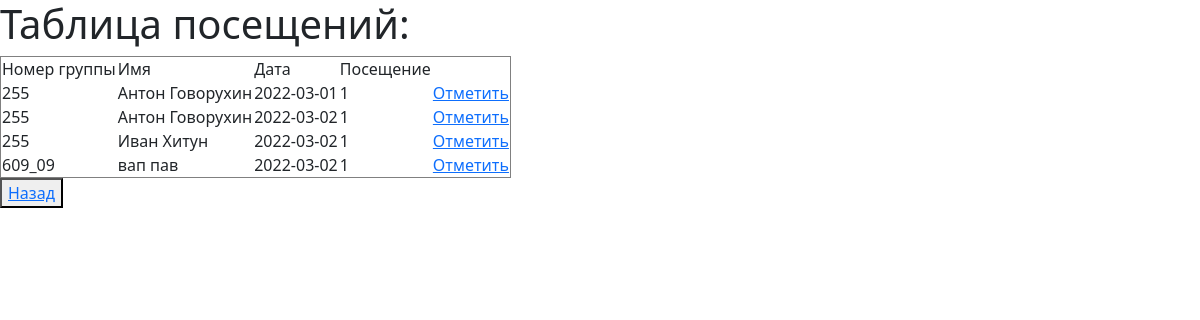
The page /visit_show.php (signed in) on the database its author committed.
### tables this page shows
CREATE TABLE `class` (
  `id` int(10) UNSIGNED NOT NULL COMMENT 'ID',
  `class` varchar(255) NOT NULL COMMENT 'Группа',
  `id_user` int(10) UNSIGNED NOT NULL COMMENT 'ID пользователя'
);

CREATE TABLE `children` (
  `id` int(10) UNSIGNED NOT NULL COMMENT 'ID',
  `first_name_child` varchar(255) NOT NULL COMMENT 'Имя',
  `last_name_child` varchar(255) NOT NULL COMMENT 'Фамилия',
  `birthday` date NOT NULL COMMENT 'Дата рождения',
  `picture_url` text NOT NULL COMMENT 'Ссылка на изображение',
  `id_class` int(10) UNSIGNED NOT NULL COMMENT 'ID группы'
);

CREATE TABLE `visit` (
  `id` int(10) UNSIGNED NOT NULL COMMENT 'ID',
  `date` date NOT NULL COMMENT 'Дата',
  `visit` tinyint(1) NOT NULL DEFAULT 0 COMMENT 'Посещение',
  `id_children` int(10) UNSIGNED NOT NULL COMMENT 'ID ребёнка'
);

### visit_show.php (the view, shortened to what this page needs)
<?php
require "dbconnect.php";
?>
<link href="https://cdn.jsdelivr.net/npm/bootstrap@5.1.3/dist/css/bootstrap.min.css" rel="stylesheet">
<h1>Таблица посещений:</h1>
<table border='1'>
    <?php
    if ($_GET['class_show'] == NULL and $_GET['child_show'] == NULL and $_GET['date_show'] == NULL)
    {
        $result_visit = $conn->query("SELECT *, visit.id AS id_visit FROM class, children, visit WHERE class.id_user=". $_SESSION['id'].
        " AND children.id_class= class.id AND visit.id_children = children.id");
    }
    elseif ($_GET['class_show'] != NULL and $_GET['child_show'] == NULL and $_GET['date_show'] == NULL)
    {
        $result_visit = $conn->query("SELECT *, visit.id AS id_visit FROM class, children, visit WHERE class.id =".$_GET['class_show'].
            " AND children.id_class= class.id AND visit.id_children = children.id");
    }
    elseif ($_GET['class_show'] != NULL and $_GET['child_show'] != NULL and $_GET['date_show'] == NULL)
    {
        $result_visit = $conn->query("SELECT *, visit.id AS id_visit FROM class, children, visit WHERE class.id =".$_GET['class_show'].
            " AND children.id_class = class.id AND children.id =". $_GET['child_show']. " AND visit.id_children = children.id");
    }
    else
    {
        $result_visit = $conn->query("SELECT *, visit.id AS id_visit FROM class, children, visit WHERE class.id =".$_GET['class_show'].
            " AND children.id_class=class.id AND children.id =". $_GET['child_show']. " AND visit.id_children = children.id AND visit.date ='".$_GET['date_show']. "'");
    }
    echo '<tr><td>Номер группы</td><td>Имя</td><td>Дата</td><td>Посещение</td></tr>';
    while ($row = $result_visit->fetch()) {
        echo '<tr>';
        echo '<td>' . $row['class'] . '</td><td>' . $row['first_name_child'] .
            " ". $row['last_name_child']. '</td><td>'.
            $row['date'] .'</td><td>'. $row['visit'] .'</td>' ;
        echo '<td><a href=mark.php?id='.$row['id_visit'].'&class='.$_GET['class_show'].
                '&child='.$_GET['child_show']. '&date='. $_GET['date_show']. '>Отметить</a></td>';
        echo '</tr>';
    }
    ?>
</table>
<button ><a href="index.php?page=visit"/>Назад</button>

### rows shown on the page
class: class "255", children.first_name_child "Антон", children.last_name_child "Говорухин", visit.date "2022-03-01", visit.visit "1", visit.date "2022-03-02", children.first_name_child "Иван", children.last_name_child "Хитун"
class: class "609_09", children.first_name_child "вап", children.last_name_child "пав", visit.date "2022-03-02", visit.visit "1"
